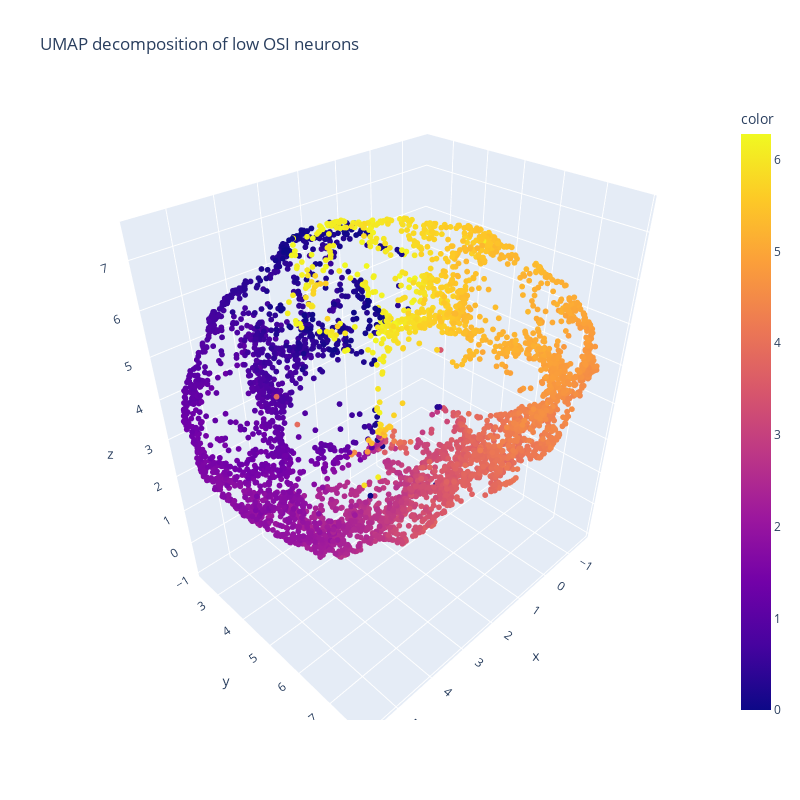

The code cell stored with this chart in its notebook:
### Code cell
%%time
# plot umap for low OSI neurons
plot_interactive_umap(dat['sresp'][low_OSI_df.index], dat['istim'], 'UMAP decomposition of low OSI neurons')

### Figure 1 — Plotly figure (JSON) as saved in the notebook; plotly's stock layout.template omitted (floating-point values rounded to 4 significant figures; data arrays with more than 128 entries replaced by an {"elided": "..."} marker saying what was removed)
{"data": [{"hovertemplate": "x=%{x}<br>y=%{y}<br>z=%{z}<br>color=%{marker.color}<extra></extra>", "legendgroup": "", "marker": {"color": {"elided": "4598 float values"}, "coloraxis": "coloraxis", "size": 2, "symbol": "circle"}, "mode": "markers", "name": "", "scene": "scene", "showlegend": false, "type": "scatter3d", "x": {"elided": "4598 float values"}, "y": {"elided": "4598 float values"}, "z": {"elided": "4598 float values"}}], "layout": {"coloraxis": {"colorbar": {"title": {"text": "color"}}, "colorscale": [[0, "#0d0887"], [0.1111, "#46039f"], [0.2222, "#7201a8"], [0.3333, "#9c179e"], [0.4444, "#bd3786"], [0.5556, "#d8576b"], [0.6667, "#ed7953"], [0.7778, "#fb9f3a"], [0.8889, "#fdca26"], [1, "#f0f921"]]}, "height": 800, "legend": {"tracegroupgap": 0}, "scene": {"domain": {"x": [0, 1], "y": [0, 1]}, "xaxis": {"title": {"text": "x"}}, "yaxis": {"title": {"text": "y"}}, "zaxis": {"title": {"text": "z"}}}, "title": {"text": "UMAP decomposition of low OSI neurons"}, "width": 800}}
